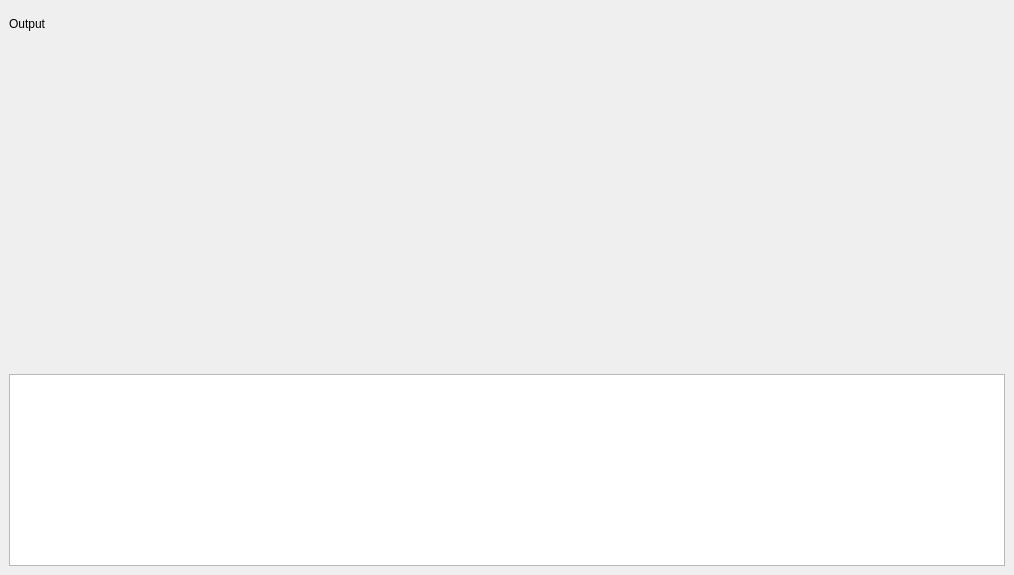
<?xml version="1.0" encoding="UTF-8"?>
<ui version="4.0">
 <class>AudioLibDemo</class>
 <widget class="QMainWindow" name="AudioLibDemo">
  <property name="geometry">
   <rect>
    <x>0</x>
    <y>0</y>
    <width>1014</width>
    <height>575</height>
   </rect>
  </property>
  <property name="windowTitle">
   <string>AudioLibDemo</string>
  </property>
  <widget class="QWidget" name="centralwidget">
   <layout class="QVBoxLayout" name="verticalLayout_2">
    <item>
     <layout class="QHBoxLayout" name="horizontalLayout">
      <item>
       <layout class="QVBoxLayout" name="verticalLayout">
        <item>
         <layout class="QHBoxLayout" name="audioPlayerHorizontalLayout"/>
        </item>
        <item>
         <layout class="QVBoxLayout" name="verticalLayout_5">
          <item>
           <widget class="QLabel" name="label">
            <property name="maximumSize">
             <size>
              <width>16777215</width>
              <height>30</height>
             </size>
            </property>
            <property name="text">
             <string>Output</string>
            </property>
           </widget>
          </item>
          <item alignment="Qt::AlignmentFlag::AlignBottom">
           <widget class="QPlainTextEdit" name="output">
            <property name="maximumSize">
             <size>
              <width>16777215</width>
              <height>250</height>
             </size>
            </property>
            <property name="lineWrapMode">
             <enum>QPlainTextEdit::LineWrapMode::NoWrap</enum>
            </property>
            <property name="readOnly">
             <bool>true</bool>
            </property>
           </widget>
          </item>
         </layout>
        </item>
       </layout>
      </item>
     </layout>
    </item>
   </layout>
  </widget>
 </widget>
 <resources/>
 <connections/>
</ui>
